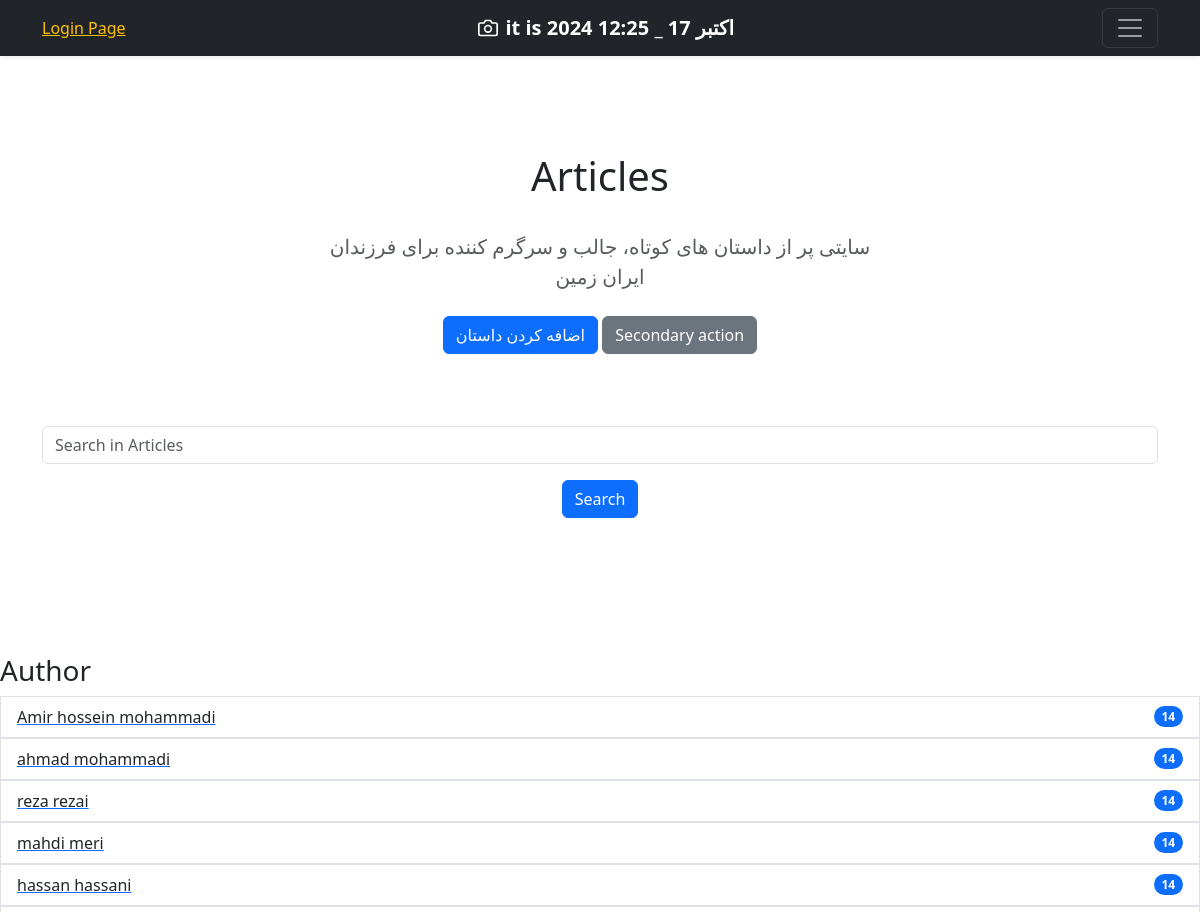
/art_list/ (upper part), run on an earlier commit of the app's database.
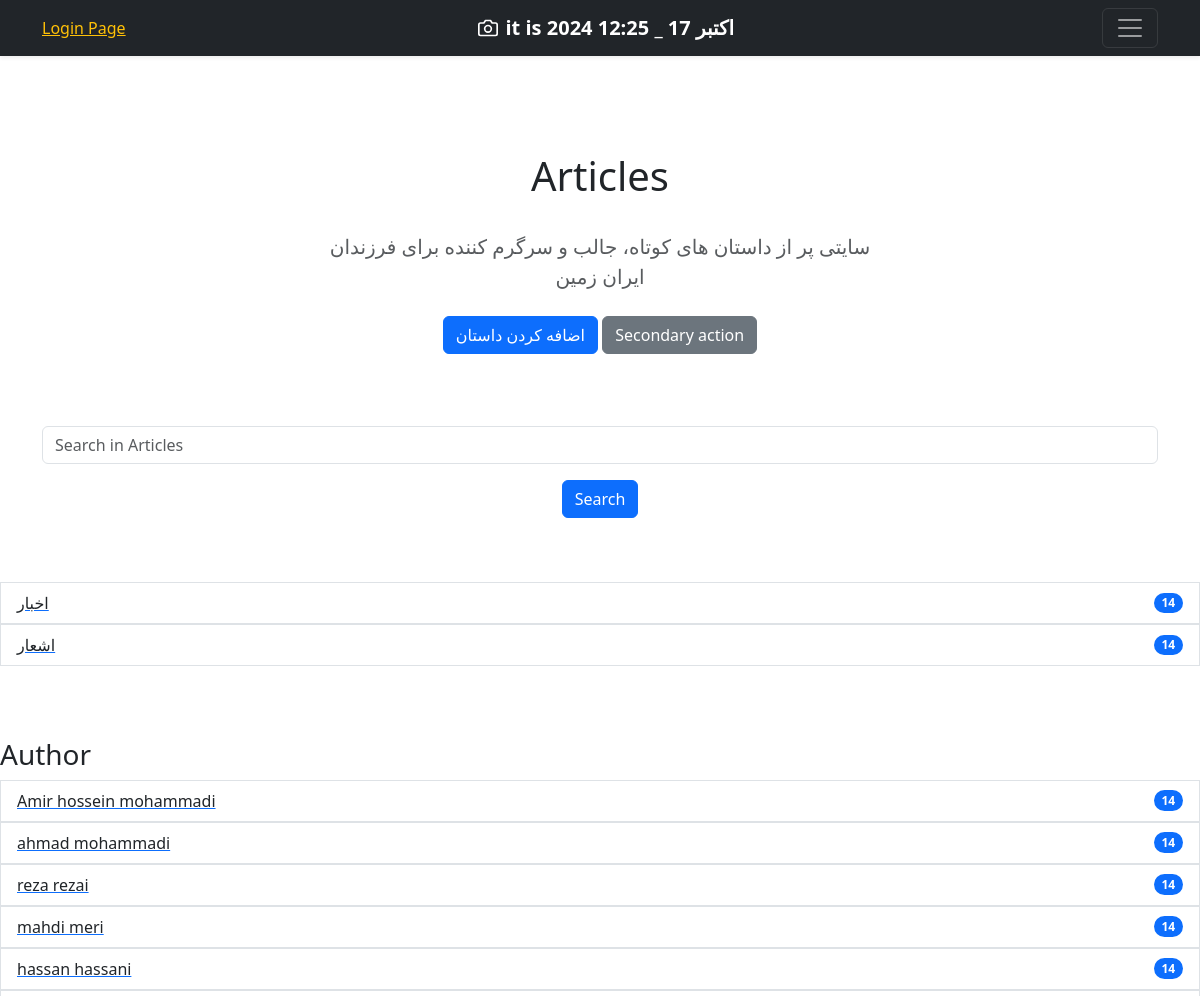
And on a later commit of the database.
### category/models.py (models this page shows)
class Category(models.Model):
    title = models.CharField(max_length=100)
    def __str__(self):
        return self.title

### Home/views.py (the view)
# urls.py: path('art_list/', views.art_list, name='art_list'),
def art_list(request):
    articles = Article.objects.all().filter(is_show=True)
    authors = User.objects.all()
    categories = Category.objects.all()
    search_line = request.GET.get('search')
    if search_line:
        articles = articles.filter(title__icontains=search_line)
    paginator = Paginator(articles, 3)
    page_number = request.GET.get('page') # شماره صفحه ای رو که کاربر درخواست کرده رو دریافت میکنه
    page_obj = paginator.get_page(page_number) # اطلاعات صفحه ی در خواست شده رو دریافت میکنه
    context = {
        'page_obj':page_obj,
        'categories':categories,
        'authors':authors,
    }
    return render(request, 'Home/art_list.html', context)

### Home/templates/Home/art_list.html (shortened to what this page needs)
{% extends 'base/base.html' %}
{% block body %}
<main>
  <section class="py-5 text-center container">
    <div class="row py-lg-5">
      <div class="col-lg-6 col-md-8 mx-auto">
        <h1 class="fw-normal">{% if author %} Articles of {{ author.get_full_name }} {% else %} Articles {% endif %}</h1>
        <br>
        <p class="lead text-body-secondary">سایتی پر از داستان های کوتاه، جالب و سرگرم کننده برای فرزندان ایران زمین</p>
        <p>
          <a href="{% url 'home:create_article' %}" class="btn btn-primary my-2">اضافه کردن داستان</a>
          <a href="#" class="btn btn-secondary my-2">Secondary action</a>
        </p>
      </div>
    </div>
    <form action="" method="get">
      <div class="form-group">
        <input type="text" class="form-control" name="search" placeholder="Search in Articles">
          <button type="submit" class="btn btn-primary my-3">Search</button>
      </div>
    </form>
  </section>
<ul class="list-group">
  {% for category in categories %}
    <a href="{% url 'home:article_category' category.id %}"><li class="list-group-item d-flex justify-content-between align-items-center">
      {{ category }}
        <span class="badge bg-primary rounded-pill">14</span>
    </li></a>
  {% endfor %}
</ul>
  <br><br><br>
  <h3>   Author</h3>
<ul class="list-group">
  {% for author in authors %}
    <a href="{% url 'home:article_author' author.id %}"><li class="list-group-item d-flex justify-content-between align-items-center">
      {{ author.get_full_name }}
        <span class="badge bg-primary rounded-pill">14</span>
    </li></a>
  {% endfor %}
</ul>
{% endblock %}

What changed in the data, as far as the page shows it:
added Category: title "اخبار"
added Category: title "اشعار"
